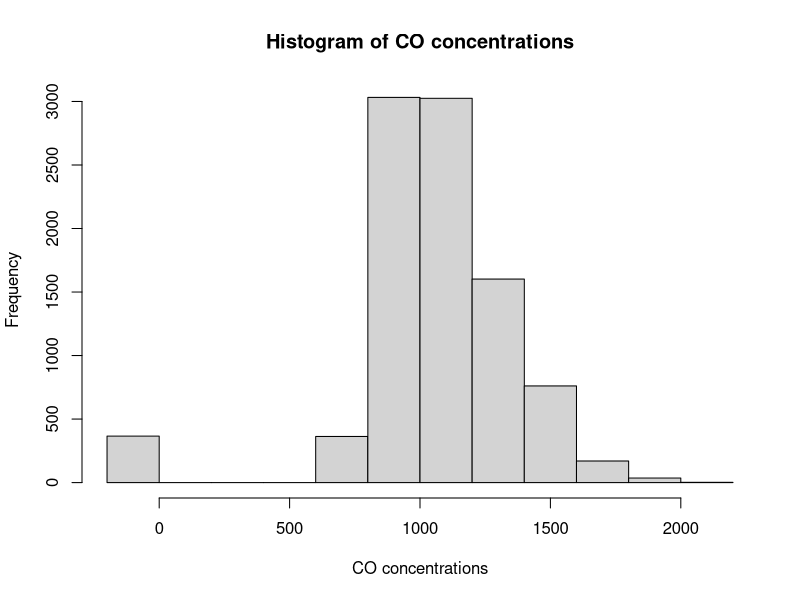
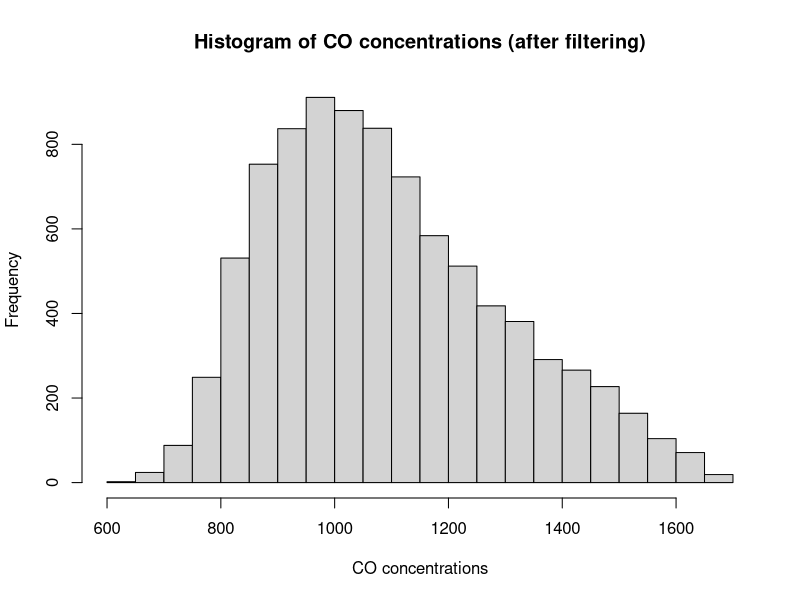
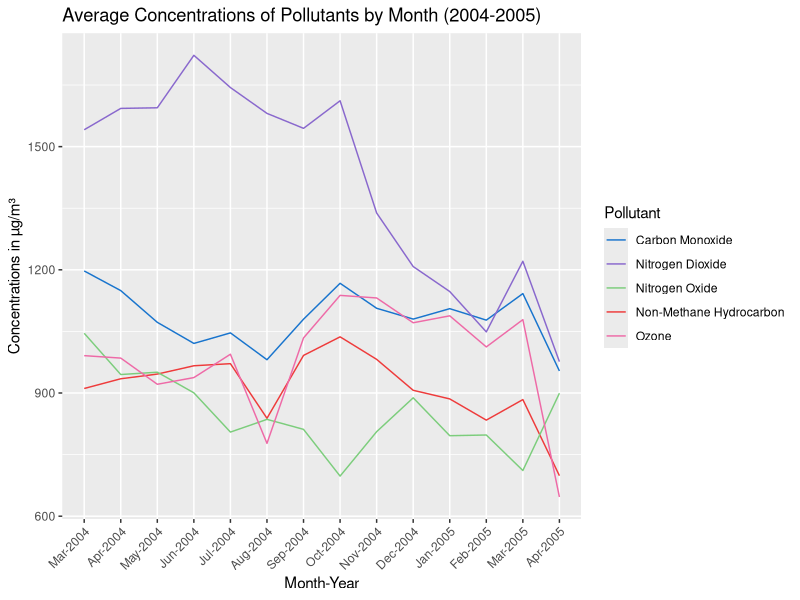
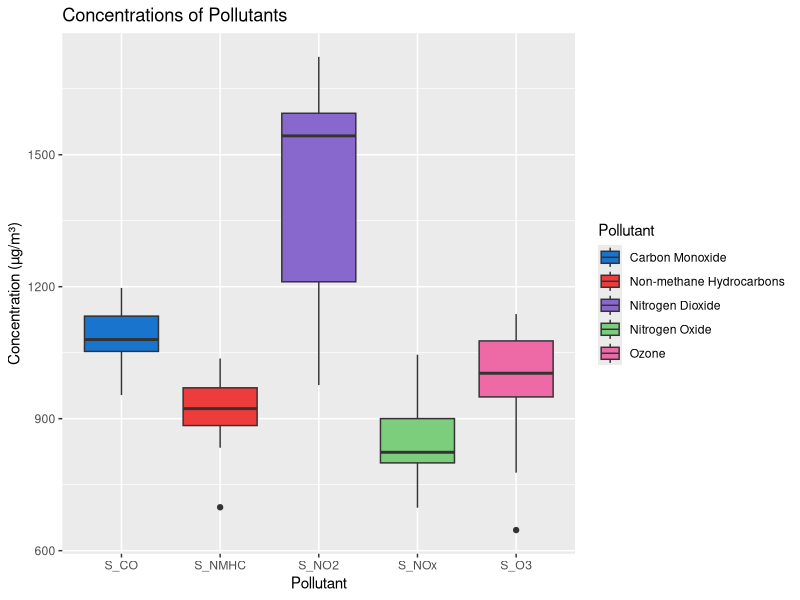
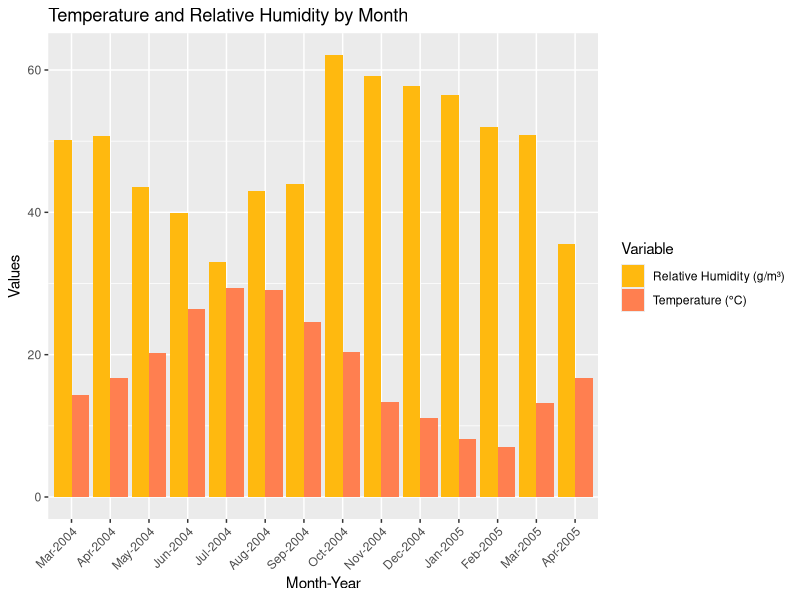
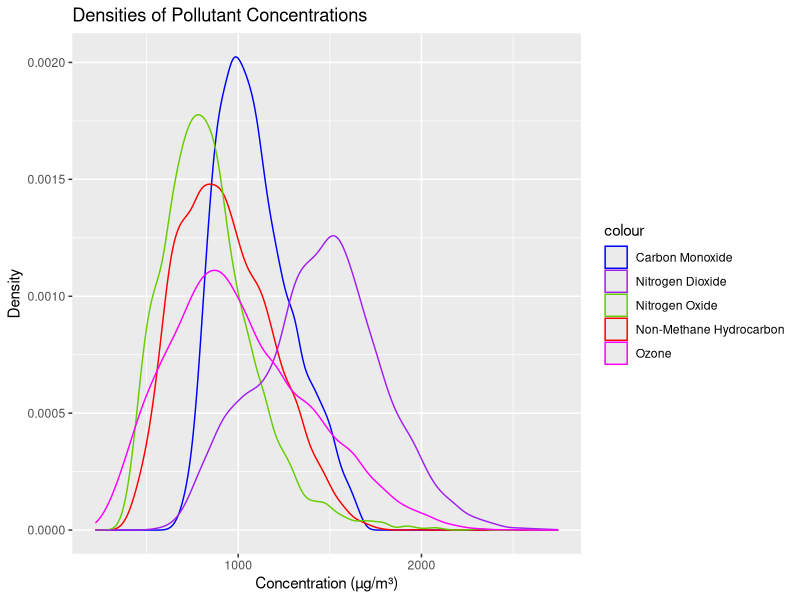
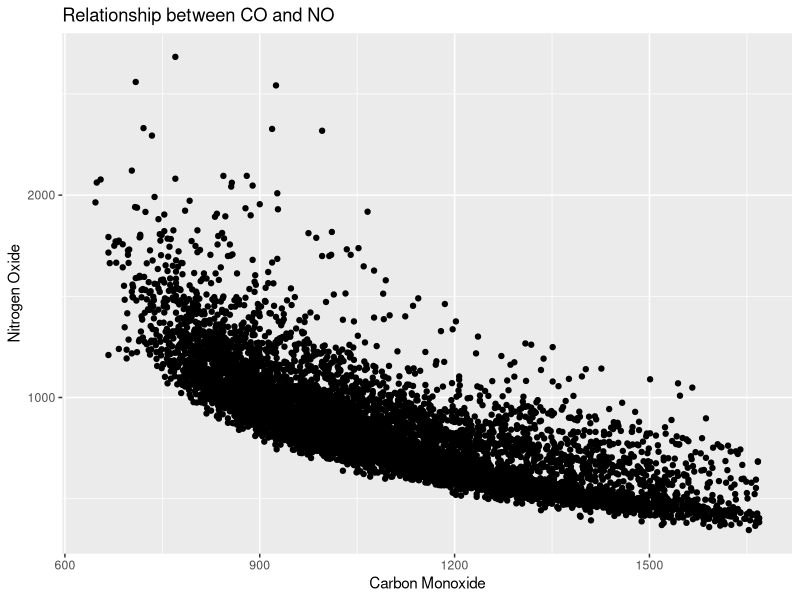
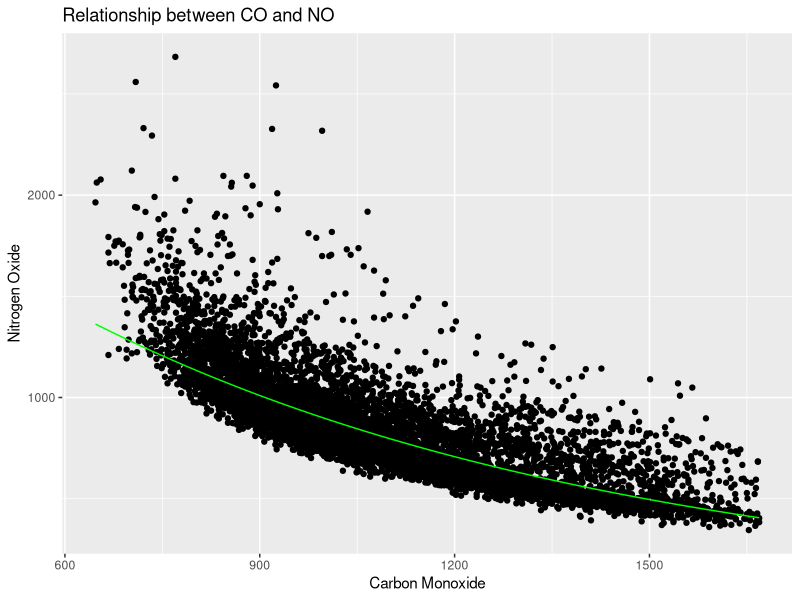

Write the R code that produced these figures, in order.
## ---- chunk 1
library(readxl)
library(ggplot2)
library(lubridate)
library(tidyverse)
library(dplyr)
## ---- chunk 2
#| code-fold: true
air <- read_excel("AirQualityUCI.xls")
head(air)
## ---- chunk 3
#| code-fold: true
# Rename columns 3-12
air <- air %>% 
  rename(
    CO = `CO(GT)`,
    S_CO = `PT08.S1(CO)`,
    NMHC = `NMHC(GT)`,
    S_NMHC = `PT08.S2(NMHC)`,
    C6H6 = `C6H6(GT)`,
    NOx = `NOx(GT)`,
    S_NOx = `PT08.S3(NOx)`,
    NO2 = `NO2(GT)`,
    S_NO2 = `PT08.S4(NO2)`,
    S_O3 = `PT08.S5(O3)`
  )
## ---- chunk 4
#| code-fold: true
#Summarize dataset (excluding Date and Time columns)
summary(air[, -c(1, 2)])
## ---- chunk 5
#| code-fold: true
# Histogram for S_CO 
hist(air$S_CO,
     main = "Histogram of CO concentrations",
     xlab = "CO concentrations")
## ---- chunk 6
#| code-fold: true
# Calculate IQR
Q1 <- quantile(air$S_CO, 0.25, na.rm = TRUE)
Q3 <- quantile(air$S_CO, 0.75, na.rm = TRUE)
IQR <- Q3 - Q1

# Define outlier bounds
lower_bound <- Q1 - 1.5 * IQR
upper_bound <- Q3 + 1.5 * IQR

# Filter rows to remove outliers
air_filtered <- air[air$S_CO >= lower_bound & air$S_CO <= upper_bound, ]
## ---- chunk 7
#| code-fold: true
hist(air_filtered$S_CO,
     main = "Histogram of CO concentrations (after filtering)",
     xlab = "CO concentrations")
## ---- chunk 8
#| code-fold: true
# Reassign original dataset with filtered dataset
air <- air_filtered

# Convert 'Date' column to y-m-d format
air$Date <- ymd(air$Date)

# Create numerical Month and Year columns
air <- air %>%
  mutate(
    Month = month(Date, label = TRUE), # Extracts month as a numeric value (1-12)
    Year = year(Date)    # Extracts year
  )

# Group by Year and Month for summarization
airM <- air %>%
  group_by(Year, Month) %>%
  summarize(across(where(is.numeric), 
                   ~mean(., na.rm = TRUE)),
            .groups = "drop")

head(airM, 5)
## ---- chunk 9
#| code-fold: true
# Disregard non-sensor pollutant measurements 
airM <- airM[ ,-c(3,5,6,8,10)]

head(airM, 5)
## ---- chunk 10
#| code-fold: true
# Plot monthly Concentrations
airM %>%
  # Use interaction to combine Month and Year
  ggplot(aes(x = interaction(Month, Year, sep = "-"))) +
  # Add points and lines for different pollutants
  geom_line(aes(y = S_CO, color = "Carbon Monoxide", group = 1)) +
  geom_line(aes(y = S_NMHC, color = "Non-Methane Hydrocarbon", group = 2)) +
  geom_line(aes(y = S_NOx, color = "Nitrogen Oxide", group = 3)) +
  geom_line(aes(y = S_NO2, color = "Nitrogen Dioxide", group = 3)) +
  geom_line(aes(y = S_O3, color = "Ozone", group = 3)) +
  labs(
    title = "Average Concentrations of Pollutants by Month (2004-2005)",
    x = "Month-Year",
    y = "Concentrations in µg/m³"
  ) +
  scale_color_manual(
    values = c("Carbon Monoxide" = "dodgerblue3", 
               "Non-Methane Hydrocarbon" = "brown2", 
               "Nitrogen Oxide" = "palegreen3",
               "Nitrogen Dioxide" = "mediumpurple3",
               "Ozone" = "hotpink2"),
    name = "Pollutant"
  ) +
  theme(axis.text.x = element_text(angle = 45, hjust = 1))  # Rotate x-axis labels
## ---- chunk 11
#| code-fold: true
# Pivot data frame by Pollutant 
airM_2 <- airM %>%
  pivot_longer(
    cols = c(3:7), 
    names_to = "Pollutant", 
    values_to = "Concentration"
  )

# Plot Pollutant Concentrations 
airM_2 %>% 
  ggplot(aes(x = Pollutant)) +
  geom_boxplot(aes(y = Concentration, fill = Pollutant), size = 0.5) +
  labs(
    title = "Concentrations of Pollutants",
    x = "Pollutant",
    y = "Concentration (µg/m³)"
  ) +
  scale_fill_manual(
    values = c("dodgerblue3", "brown2", "mediumpurple3", "palegreen3", "hotpink2"), # Specify colors for each pollutant
    labels = c("Carbon Monoxide", "Non-methane Hydrocarbons", "Nitrogen Dioxide", "Nitrogen Oxide", "Ozone")
  )
## ---- chunk 12
#| code-fold: true
# Plot monthly Temperatures & Relative Humidity 
airM %>%
  pivot_longer(
    cols = c(RH, T), 
    names_to = "Variable", 
    values_to = "Value"
  ) %>%
  ggplot(aes(x = interaction(Month, Year, sep = "-"), y = Value, fill = Variable)) +
  geom_col(position = "dodge") +
  labs(
    title = "Temperature and Relative Humidity by Month",
    x = "Month-Year",
    y = "Values",
    fill = "Variable"
  ) +
  scale_fill_manual(
    values = c("T" = "coral", "RH" = "darkgoldenrod1"),
    labels = c("T" = "Temperature (°C)", "RH" = "Relative Humidity (g/m³)")
  ) +
  theme(axis.text.x = element_text(angle = 45, hjust = 1))
## ---- chunk 13
#| code-fold: true
ggplot() +
  geom_density(data = air_filtered, aes(x=S_CO, color="Carbon Monoxide")) +
  geom_density(data = air_filtered, aes(x=S_NMHC, color="Non-Methane Hydrocarbon")) +
  geom_density(data = air_filtered, aes(x=S_NOx, color="Nitrogen Oxide")) +
  geom_density(data = air_filtered, aes(x=S_NO2, color="Nitrogen Dioxide")) +
  geom_density(data = air_filtered, aes(x=S_O3, color="Ozone")) +
  labs(title = "Densities of Pollutant Concentrations", x = "Concentration (µg/m³)", y = "Density") +
  scale_color_manual(values = c("Carbon Monoxide" = "blue", "Non-Methane Hydrocarbon" = "red", "Nitrogen Oxide" = "chartreuse3","Nitrogen Dioxide" = "purple","Ozone"  = "magenta"))
## ---- chunk 14
# ANOVA test ~ Concentrations of Pollutants
fit <- lm(Concentration ~ Pollutant, data = airM_2)
anova(fit)

# Since the p-value is less than 0.05, we have evidence that the type of pollutant does have an effect on its  concentration. We can reject the null hypothesis that the type of pollutant does not have an effect on concentration.
## ---- chunk 15
# Regression Analysis

# Plot the relationship between CO and NO
ggplot(data = air) +
  geom_point(aes(x=S_CO, y = S_NOx)) + 
  labs(
    title = "Relationship between CO and NO",
    x = "Carbon Monoxide",
    y = "Nitrogen Oxide")

# Generate some statistics
model1 <- lm(log(S_NOx) ~ (S_CO), data = air)
summary(model1)
## ---- chunk 16
# Conduct a regression analysis

ggplot(data = air) +
  geom_point(aes(x = S_CO, y = S_NOx)) +  
  geom_line(
    data = air,
    aes(x = S_CO, y = exp(predict(model1, newdata = air))),  
    color = "green"
  ) +
  labs(
    title = "Relationship between CO and NO",
    x = "Carbon Monoxide",
    y = "Nitrogen Oxide"
  )
